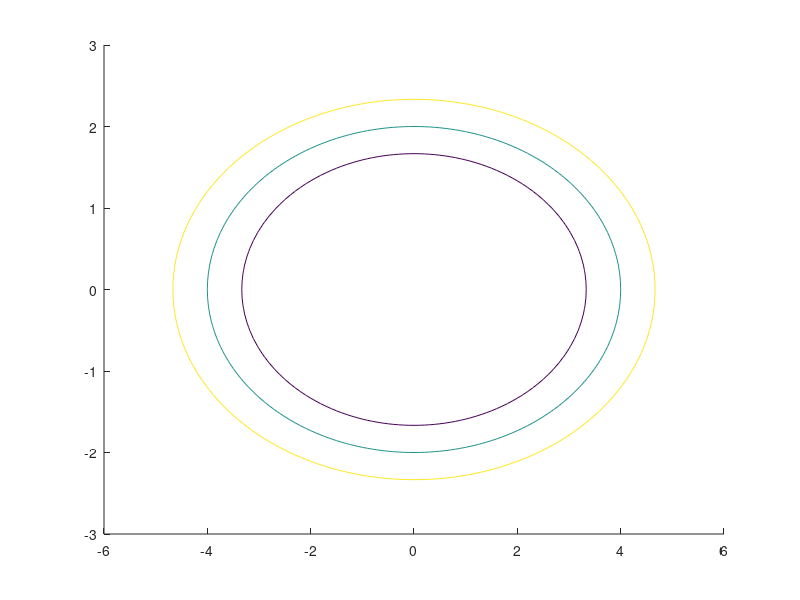

Here is the MATLAB script that generated this plot: (Note: this script raises an error after producing the figure.)
%---------------------------------------------------------------------------------------------------
% For Paper
% "Distributed Flocking Control with Ellipsoidal Level Surfaces"
% by P. Hastedt, A. Datar, K. Kocev, and H. Werner
% Copyright (c) Institute of Control Systems, Hamburg University of Technology. All rights reserved.
% Licensed under the GPLv3. See LICENSE in the project root for license information.
% Author(s): Philipp Hastedt
%---------------------------------------------------------------------------------------------------

clear; close all;

% Parameters
d1 = 4;
d2 = 6;
T1 = diag([1, 2]);
T2 = diag([1.5, 3]);

% Ellipse Definition
E1 = @(z1, z2) norm(T1*[z1;z2]) - d1;
E2 = @(z1, z2) norm(T2*[z1;z2]) - d2;

% Level Surface Comparison
[Z1,Z2] = meshgrid(-6:0.1:6,-3:0.1:3);

figure()
hold on;
contour(Z1,Z2,arrayfun(E2,Z1,Z2),[-1,0,1],'EdgeColor',[0.8500 0.3250 0.0980],'ShowText','On');
contour(Z1,Z2,arrayfun(E1,Z1,Z2),[-1,0,1],'EdgeColor','k','ShowText','On','LineStyle','--');
grid on;
xlabel('z_1')
ylabel('z_2')
title('Level Surface Comparison')